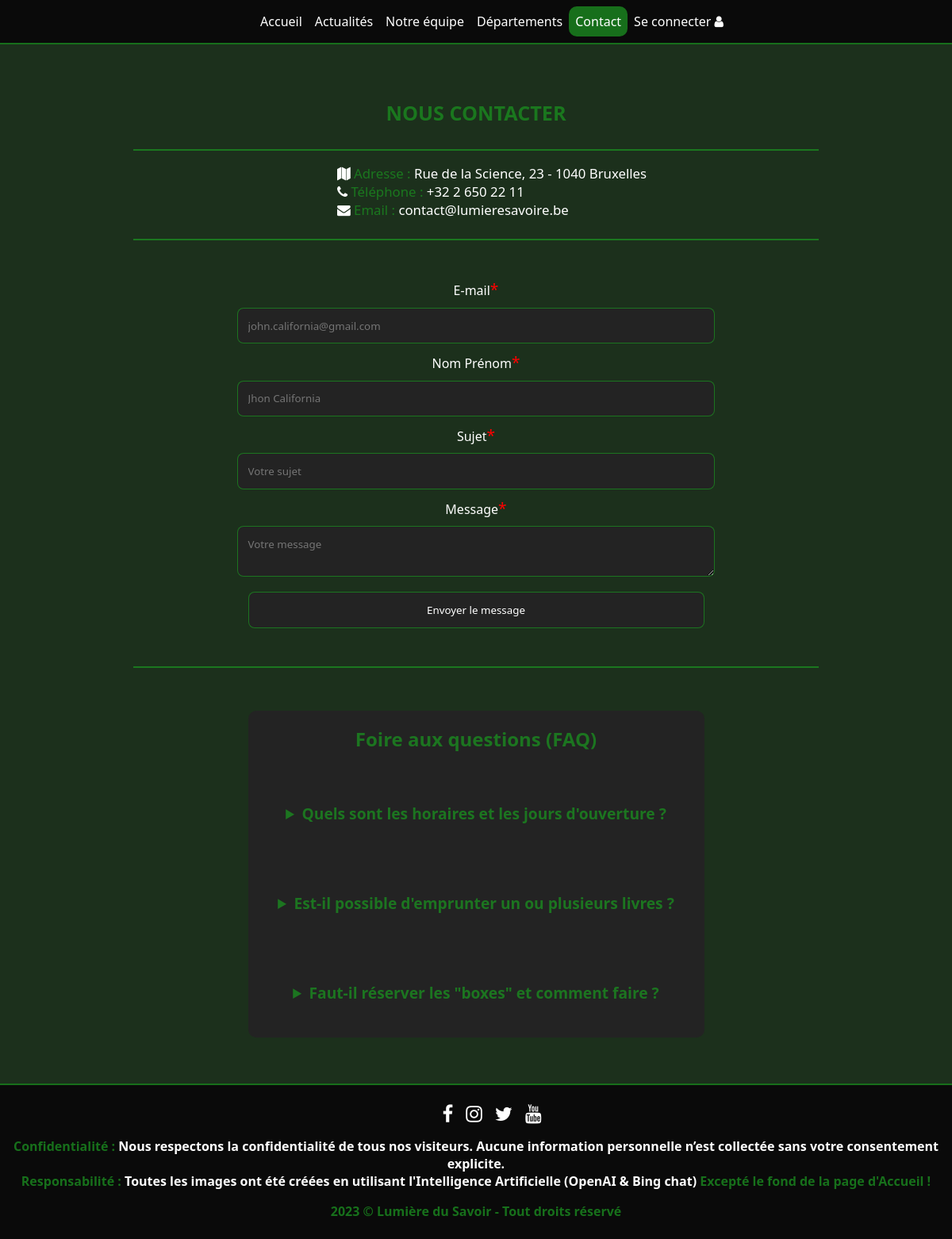
The app's page /contact.php, older data.
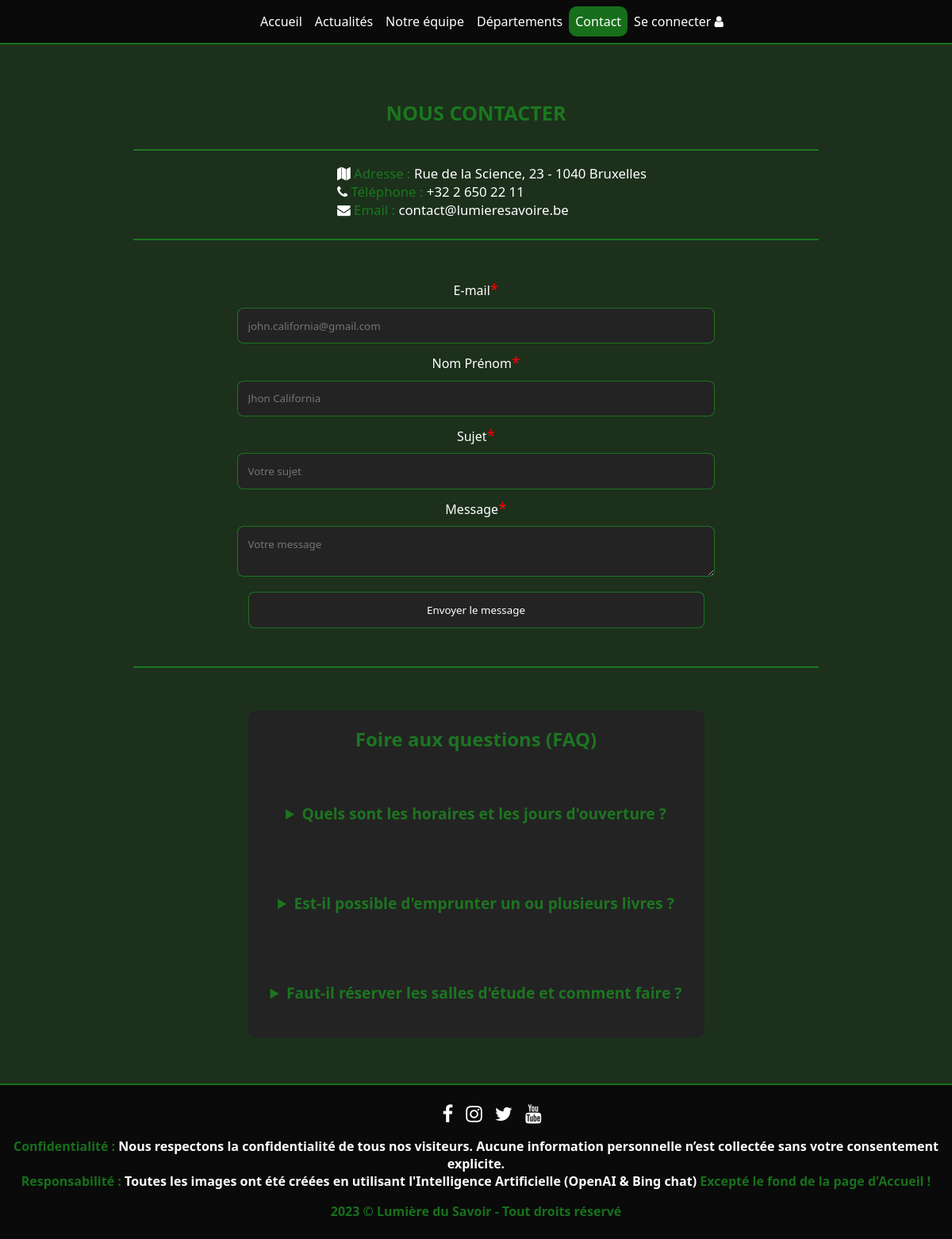
The same page, newer data.
### tables this page shows
CREATE TABLE `devweb_faq` (
  `id` int NOT NULL,
  `question` text NOT NULL,
  `reply` text NOT NULL
);

### php/db_faq.php (called while the page is built, shortened)
<?php
class FaqQuestion {
    public static function getFaqQuestions() {
        $db = DBLink::connect2db(MYDB, $message);
        $sql = "SELECT * FROM " . self::TABLE_NAME;
        $result = $db->execute_query($sql);
        $questions = [];
        while ($row = $result->fetch_assoc()) {
            $question = new FaqQuestion();
            $question->id = $row['id'];
            $question->question = $row['question'];
            $question->reply = $row['reply'];
            $questions[] = $question;
        }
        return $questions;
    }
}
?>

### contact.php (the view, shortened to what this page needs)
<!DOCTYPE html>
<html lang="fr">
    <?php
        require_once("./inc/header.inc.php");
    ?>
    <body>
        <?php
            require_once("./inc/nav.inc.php");
            require_once("./php/util.php");
        ?>
        <main>
            <section class="subHeader">
                <h1>NOUS CONTACTER</h1><hr>
                <ul>
                    <li><i class="fa fa-map"></i><span> Adresse : </span>Rue de la Science, 23 - 1040 Bruxelles</li>
                    <li><i class="fa fa-phone"></i><span> Téléphone : </span>+32 2 650 22 11</li>
                    <li><i class="fa fa-envelope"></i><span> Email : </span>contact@lumieresavoire.be</li>
                </ul>
                <hr>
            </section>
            <section>
                <form action="./contact.php" method="post">
                    <label for="mail">E-mail<span class="required">*</span></label>
                    <input type="email" id="mail" name="user_mail" placeholder="john.california@gmail.com" <?php Util::getDefaultValue("user_mail") ?> required>
                    <label for="name">Nom Prénom<span class="required">*</span></label>
                    <input type="text" id="name" name="user_name" placeholder="Jhon California" <?php Util::getDefaultValue("user_name") ?> required>
                    <label for="subject">Sujet<span class="required">*</span></label>
                    <input type="text" id="subject" name="user_subject" placeholder="Votre sujet" required>
                    <label for="msg">Message<span class="required">*</span></label>
                    <textarea id="msg" name="user_message" placeholder="Votre message" required></textarea>
                    <button type="submit">Envoyer le message</button>
                </form>
            </section>
            <section>
                <hr><br><br>
                <div class="cardsContainer">
                    <article class="faq">
                        <h2>Foire aux questions (FAQ)</h2>
                        <?php
                            require_once("./php/db_faq.php");
                            foreach(FaqQuestion::getFaqQuestions() as $question) {
                                echo '<details>';
                                echo '<summary>' . $question->question . '</summary>';
                                echo '</details>';
                            }
                        ?>
                    </article>
                </div>
            </section>
        </main>
        <?php require_once("./inc/footer.inc.php"); ?>
    </body>
</html>

### inc/header.inc.php (shortened to what this page needs)
<head>
    <link rel="stylesheet" href="./css/style.css">
    <link rel="stylesheet" href="https://cdnjs.cloudflare.com/ajax/libs/font-awesome/4.7.0/css/font-awesome.min.css">
</head>

### inc/nav.inc.php (shortened to what this page needs)
<?php
    require_once("./php/util.php");
?>
<header class="nav-bar">
    <nav>
        <ul>
            <li><a href="./index.php" <?php Util::printClass($pageName, 'index'); ?>>Accueil</a><i class="fa fa-home phoneHeaderIcon"></i></li>
            <li><a href="./news.php" <?php Util::printClass($pageName, 'news'); ?>>Actualités</a><i class="fa fa-envelope phoneHeaderIcon"></i></li>
            <li><a href="./team.php" <?php Util::printClass($pageName, 'team'); ?>>Notre équipe</a><i class="fa fa-people-group phoneHeaderIcon"></i></li>
            <li><a href="./department.php" <?php Util::printClass($pageName, 'department'); ?>>Départements</a><i class="fa fa-building phoneHeaderIcon"></i></li>
            <li><a href="./contact.php" <?php Util::printClass($pageName, 'contact'); ?>>Contact</a><i class="fa fa-phone phoneHeaderIcon"></i></li>
            <li>
                <?php
                    if (isset($_SESSION["devweb_user"])) {
                        echo '<a href="./profile.php" ';
                        Util::printClass($pageName, 'profile');
                        echo'>';
                        if(!isset($_SESSION["devweb_user"]) || !is_string($_SESSION["devweb_user"])) echo'Unknown';
                        else {
                            $user = unserialize($_SESSION["devweb_user"]);
                            echo $user->nameUser . ' ' . $user->lastnameUser;
                        }
                    } else {
                        echo '<a href="./identification.php" ';
                        echo'>Se connecter';
                    }
                    echo' <i class="fa fa-user"></i></a>';
                ?>
            </li>
        </ul>
    </nav>
</header>

### php/util.php (shortened to what this page needs)
<?php
class Util {
    static function printClass($expected, $current) {
        echo 'class="'.(!strcasecmp($expected, $current) ? 'currentPage' : '') . ' phoneHeaderText"';
    }
}
?>

### inc/footer.inc.php
<footer>
    <ul>
        <li>
            <a href="./error.php"><i class="fa fa-facebook"></i>Facebook</a>
        </li>
        <li>
            <a href="./error.php"><i class="fa fa-instagram"></i>Instagram</a>
        </li>
        <li>
            <a href="./error.php"><i class="fa fa-twitter"></i>Twitter</a>
        </li>
        <li>
            <a href="./error.php"><i class="fa fa-youtube"></i>Youtube</a>
        </li>
    </ul>
    <p>
        <span>Confidentialité :</span> Nous respectons la confidentialité de tous nos visiteurs. Aucune information personnelle n’est collectée
        sans votre consentement explicite.<br>
        <span>Responsabilité :</span> Toutes les images ont été créées en utilisant l'Intelligence Artificielle (OpenAI & Bing chat) <span>Excepté le fond de la page d'Accueil !</span>
    </p>
    <p><span>2023 &copy; Lumière du Savoir - Tout droits réservé</span></p>
</footer>

### css/style.css (style rules this page uses)
:root { --main-color: #1b8a20cb; --black-color: rgb(10, 10, 10); --soft-black-color: rgb(28, 48, 28); --grey-color: rgb(35, 35, 35) }
* { font-family: 'Segoe UI', Tahoma, Geneva, Verdana, sans-serif; color: #fff; }
html { background-color: var(--soft-black-color); }
body { margin: 0; }
ul { list-style: none; }
h1, h2, h3, h4, h5, h6 { color: var(--main-color); }
a { text-decoration: none; padding: .5rem; }
.nav-bar { background-color: var(--black-color); border-bottom: 2px solid var(--main-color); top: 0; position: sticky; display: flex; justify-content: center; flex-wrap: wrap; align-items: center; }
.nav-bar ul { display: flex; flex-wrap: wrap; }
.currentPage { background-color: var(--main-color); border-radius: 10px; }
article { background-color: var(--grey-color); border-radius: 10px; display: flex; flex-direction: column; justify-content: space-between; width: 20rem; margin: 10px; text-align: left; }
article p, article h2 { padding-left: 10px; padding-right: 10px; }
.cardsContainer { display: flex; justify-content: center; flex-wrap: wrap; }
section { padding: 0 25px; margin: 3rem 0 }
footer { background-color: var(--black-color); border-top: 2px solid var(--main-color); font-weight: bold; text-align: center; padding: .5rem; }
footer ul { display: flex; justify-content: center; flex-wrap: wrap; }
footer a { font-size: 0; }
footer .fa { font-size: 1.5rem; }
span { color: var(--main-color); }
hr { border: 1px solid var(--main-color); width: 75%; margin-bottom: 0; }
details { text-align: center; margin: 1.2rem 0; }
details summary { font-size: 1.5em; font-weight: bold; color: var(--main-color); margin: 1.5rem 0; }
.faq>details summary { font-size: 1.2em; font-weight: bold; color: var(--main-color); margin: 1.5rem 0; }
.faq { width: 50%; text-align: center; }
form { display: flex; flex-direction: column; justify-content: center; align-items: center; margin: 2rem 0; }
form input, form textarea, form button, form select { background-color: var(--grey-color); border: 1px solid var(--main-color); color: #fff; width: 100%; padding: .8rem; margin: .6rem 0; border-radius: 8px; width: 50%; }
form button { display: flex; justify-content: center; margin: 0 auto; margin-top: .6rem; cursor: pointer; }
form textarea { resize: vertical; }
form .required { color: red; font-size: 1.2em; }
.subHeader { display: flex; flex-direction: column; align-items: center; justify-content: center; font-size: 1.05em; }

Row changes from the older to the newer data that the page shows:
changed devweb_faq: question "Faut-il réserver les \"boxes\" et comment faire ?" → "Faut-il réserver les salles d'étude et comment faire ?"
